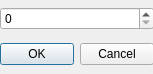
<?xml version="1.0" encoding="UTF-8"?>
<ui version="4.0">
 <class>LayoutIterationDialog</class>
 <widget class="QDialog" name="LayoutIterationDialog">
  <property name="geometry">
   <rect>
    <x>0</x>
    <y>0</y>
    <width>153</width>
    <height>74</height>
   </rect>
  </property>
  <property name="windowTitle">
   <string>Dialog</string>
  </property>
  <widget class="QWidget" name="layoutWidget">
   <property name="geometry">
    <rect>
     <x>0</x>
     <y>0</y>
     <width>154</width>
     <height>74</height>
    </rect>
   </property>
   <layout class="QGridLayout" name="gridLayout">
    <item row="0" column="0">
     <widget class="QSpinBox" name="layoutSpinBox"/>
    </item>
    <item row="1" column="0">
     <widget class="QDialogButtonBox" name="buttonBox">
      <property name="orientation">
       <enum>Qt::Horizontal</enum>
      </property>
      <property name="standardButtons">
       <set>QDialogButtonBox::Cancel|QDialogButtonBox::Ok</set>
      </property>
     </widget>
    </item>
   </layout>
  </widget>
 </widget>
 <resources/>
 <connections>
  <connection>
   <sender>buttonBox</sender>
   <signal>accepted()</signal>
   <receiver>LayoutIterationDialog</receiver>
   <slot>accept()</slot>
   <hints>
    <hint type="sourcelabel">
     <x>153</x>
     <y>73</y>
    </hint>
    <hint type="destinationlabel">
     <x>157</x>
     <y>274</y>
    </hint>
   </hints>
  </connection>
  <connection>
   <sender>buttonBox</sender>
   <signal>rejected()</signal>
   <receiver>LayoutIterationDialog</receiver>
   <slot>reject()</slot>
   <hints>
    <hint type="sourcelabel">
     <x>153</x>
     <y>73</y>
    </hint>
    <hint type="destinationlabel">
     <x>286</x>
     <y>274</y>
    </hint>
   </hints>
  </connection>
  <connection>
   <sender>buttonBox</sender>
   <signal>accepted()</signal>
   <receiver>LayoutIterationDialog</receiver>
   <slot>returnValue()</slot>
   <hints>
    <hint type="sourcelabel">
     <x>130</x>
     <y>57</y>
    </hint>
    <hint type="destinationlabel">
     <x>114</x>
     <y>27</y>
    </hint>
   </hints>
  </connection>
 </connections>
 <slots>
  <slot>returnValue()</slot>
 </slots>
</ui>
